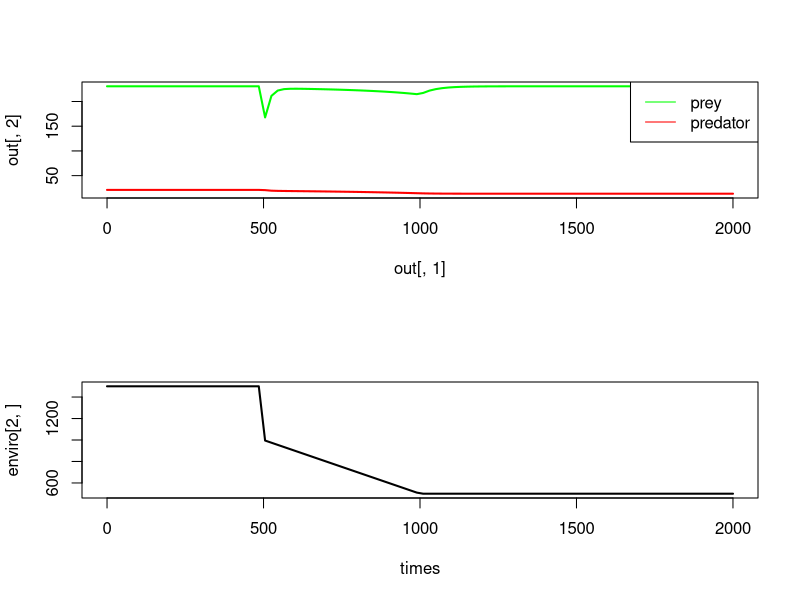

Source code (R):
# cascades.R
# dN/dt = f(N,P)
# dP/dt = g(N,P)
rm(list=ls())
require(deSolve)

parms <- c(r=5, K=1500, alpha=0.2, beta=0.75, mu=0.02, H=1500, a=1)


env <- function(t, parms){
  if(t>500 & t<1000) 
    parms["K"] <- parms["K"] - t
  if(t>1000) 
    parms["K"] <- parms["K"] - 1000
  parms
}

# functional response
g <- function(y,parms){
  #y[1] #linear
  y[1]^parms["a"]/(parms["H"]^parms["a"]+y[1]^parms["a"]) #saturating
}

  f <- function(t, y, parms){
    parms <- env(t, parms)
    y1_p <- parms['r']*y[1]*(1-y[1]/parms["K"]) - parms["alpha"]*y[1]*y[2] 
    y2_p <- parms["alpha"]*parms["beta"]*y[2]*g(y,parms) - parms["mu"]*y[2]
    # Note: second return element is for global parms as funct of time t
    list(c(y1_p, y2_p), NULL) 
  }

  # \mu H + \mu y_1 = \alpha \beta y_1
  # \mu H = (\alpha \beta - mu) y_1
  # r (1- y_1/K) = \alpha y_2 


  Nhat <- function(parms) parms["mu"]*parms["H"]/ ( parms["alpha"]*parms["beta"]-parms["mu"] )
  Phat <- function(parms) parms["r"]/parms["alpha"] * (1- Nhat(parms)/parms["K"])
  print(paste("Initial N_hat =", Nhat(parms), "P_hat =", Phat(parms)))

  y <- c(N=Nhat(parms), P=Phat(parms))


  times <- seq(0,2000,length.out=100)
  out <- lsoda(y, times, f, parms=parms,  rtol=1e-4, atol=1e-4)
  enviro <- sapply(times, env, parms)

  par(mfrow=c(2,1))
  plot(out[,1], out[,2], type="l", col="green", 
       ylim = c(min(out[,2], out[,3]), max(out[,2], out[,3])), lwd=2)
  lines(out[,1], out[,3], col="red", lwd=2)
  legend("topright", c("prey", "predator"), col=c("green", "red"), lty=1)
  plot(times, enviro[2,], col="black", lwd=2, type="l")

  parms <- enviro[,100]
  print(paste("Final N_hat =", Nhat(parms), "P_hat =", Phat(parms)))


#png("K2.png")
#system(env, 2)
#dev.off()

#png("mu2.png")
#system(env,5)
#dev.off()
